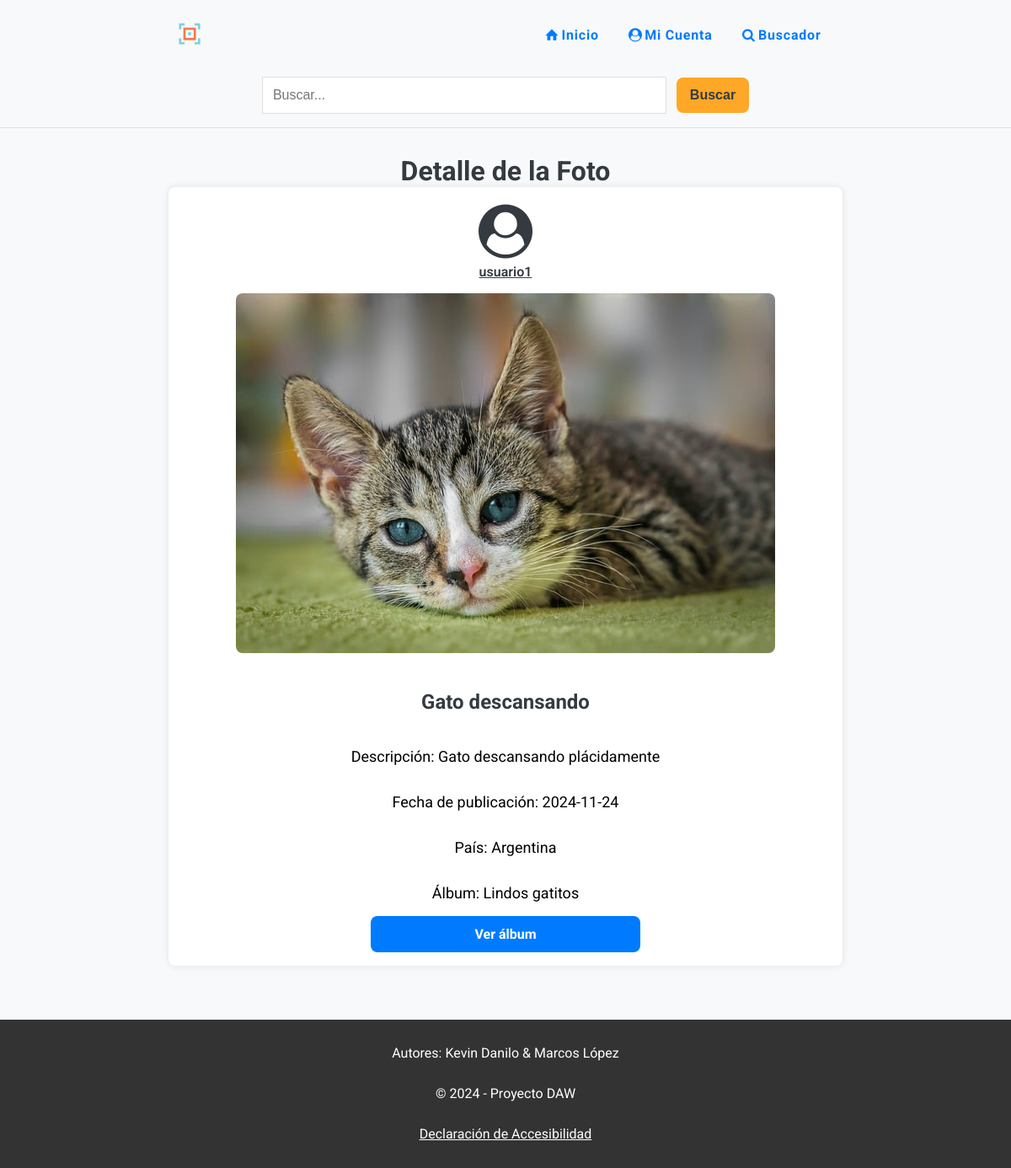
Screenshot of /foto.php?id=7 (signed in) with the database file from the repository.
### tables this page shows
CREATE TABLE `fotos` (
  `idFoto` int(11) NOT NULL,
  `titulo` varchar(255) NOT NULL,
  `descripcion` varchar(500) DEFAULT NULL,
  `fecha` date DEFAULT NULL,
  `pais` int(11) NOT NULL,
  `album` int(11) NOT NULL,
  `fichero` varchar(255) NOT NULL,
  `alternativo` varchar(255) DEFAULT NULL,
  `fRegistro` timestamp NOT NULL DEFAULT current_timestamp() ON UPDATE current_timestamp()
);

CREATE TABLE `usuarios` (
  `idUsuario` int(11) NOT NULL,
  `nomUsuario` varchar(15) NOT NULL,
  `clave` varchar(15) NOT NULL,
  `email` varchar(254) NOT NULL,
  `sexo` smallint(6) DEFAULT NULL,
  `fNacimiento` date DEFAULT NULL,
  `ciudad` varchar(100) DEFAULT NULL,
  `pais` int(11) NOT NULL,
  `foto` varchar(255) DEFAULT NULL,
  `fRegistro` timestamp NOT NULL DEFAULT current_timestamp() ON UPDATE current_timestamp(),
  `estilo` int(11) DEFAULT NULL
);

CREATE TABLE `paises` (
  `idPais` int(11) NOT NULL,
  `nomPais` varchar(100) NOT NULL
);

CREATE TABLE `albumes` (
  `idAlbum` int(11) NOT NULL,
  `titulo` varchar(255) NOT NULL,
  `descripcion` varchar(500) DEFAULT NULL,
  `usuario` int(11) NOT NULL
);

### foto.php (the view, shortened to what this page needs)
<?php
include "inc/html-start.php";
include "inc/cabecera.php";
include "inc/conexion-db.php";
$id = $_GET['id'] ?? null;
$sql = "SELECT
            Fotos.Titulo AS titulo_foto,
            Fotos.Descripcion AS descripcion,
            Fotos.Fecha AS fecha,
            Fotos.Fichero AS fichero,
            Paises.NomPais AS pais,
            Albumes.Titulo AS album,
            Usuarios.NomUsuario AS usuario,
            Usuarios.IdUsuario AS id_usuario,
            Albumes.IdAlbum as idAlbum
        FROM Fotos
        LEFT JOIN Paises ON Fotos.Pais = Paises.IdPais
        LEFT JOIN Albumes ON Fotos.Album = Albumes.IdAlbum
        LEFT JOIN Usuarios ON Albumes.Usuario = Usuarios.IdUsuario
        WHERE Fotos.IdFoto = ?";
$stmt = $conn->prepare($sql);
$stmt->bind_param("i", $id);
$stmt->execute();
$result = $stmt->get_result();
$foto = $result->fetch_assoc();
?>
<main>
  <h1>Detalle de la Foto</h1>
  <article class="container-card">
    <div id="article-account">
      <a href="perfil-usuario.php?id=<?= $foto['id_usuario'] ?>">
        <span id="icon-account" class="icon-user-circle"></span>
        <p><?= htmlspecialchars($foto['usuario'], ENT_QUOTES, 'UTF-8'); ?></p>
      </a>
    </div>
    <img src="fotos/<?= htmlspecialchars($foto['fichero'], ENT_QUOTES, 'UTF-8'); ?>"
      alt="<?= htmlspecialchars($foto['titulo_foto'], ENT_QUOTES, 'UTF-8'); ?>">
    <h2><?= htmlspecialchars($foto['titulo_foto'], ENT_QUOTES, 'UTF-8'); ?></h2>
    <p class="article-p">Descripción: <?= htmlspecialchars($foto['descripcion'], ENT_QUOTES, 'UTF-8'); ?></p>
    <p class="article-p">Fecha de publicación: <?= htmlspecialchars($foto['fecha']); ?></p>
    <p class="article-p">País: <?= htmlspecialchars($foto['pais'], ENT_QUOTES, 'UTF-8'); ?></p>
    <p class="article-p">Álbum: <?= htmlspecialchars($foto['album'], ENT_QUOTES, 'UTF-8'); ?></p>
    <a href="ver-album.php?id=<?= $foto['idAlbum'] ?>" class="btn" style="width: 20em; text-decoration: none;">Ver álbum</a>
  </article>
</main>
<?php
include "inc/pie.php";
include "inc/html-end.php";
?>

### css/styles.css (style rules this page uses)
* { margin: 0; padding: 0; box-sizing: border-box; }
body { min-height: 100dvh; font-family: "Roboto", sans-serif; background-color: var(--background-color); }
img { height: auto; max-width: 100%; }
body>main>h1, h2 { text-align: center; color: var(--text-color); margin: 1em 0; }
.article-p { line-height: 3em; }
#icon-account { font-size: 4em; }
@media screen and (width >=600px) { body>main>h1 { margin: 1em 0 0 0; } }

### css/print.css (style rules this page uses)
* { background-color: var(--color-blanco); color: var(--color-negro); margin: 0; padding: 0; }
body { font-family: Arial, sans-serif; font-size: 12pt; }
a { color: var(--color-azul); text-decoration: underline; }
a::after { content: attr(href); }
img { width: 100%; height: 380px; object-fit: cover; }
p { text-align: left; }
#btn-card-search, .btn { border: 1px solid var(--color-negro); color: var(--color-negro); }

### css/variables.css (style rules this page uses)
:root { --primary-color: #007BFF; --secondary-color: #FFA726; --accent-color: #66BB6A; --background-color: #F8F9FA; --text-color: #343A40; --card-background-color: #ffffff; --image-card-background: #f0f0f5; --hover-primary: #0056b3; --hover-secondary: #e68a00; --shadow-color: rgba(0, 0, 0, .1); --border-color: #E0E0E0; --success-color: #28a745; --error-color: #dc3545; --color-blanco: #ffffff; --color-negro: #000000; --color-azul: #0000ff; --contrast-primary-color: #0A2463; --contrast-hover-primary: #051C47; --dark-background-color: #121212; --dark-primary-color: #6EA8FF; --dark-secondary-color: #FFB74D;; --dark-text-primary: rgba(255, 255, 255, 0.87); --dark-card-background-color: #1E1E1E; --dark-image-card-background: #2A2A2E; --dark-hover-primary: #85B8FF; --dark-hover-secondary: #FFC266; --dark-shadow-color: rgba(255, 255, 255, .1); }

### rows the page displays
fotos: usuarios.nomUsuario "usuario1", fichero (picture), titulo "Gato descansando", descripcion "Gato descansando plácidamente", fecha "2024-11-24", pais.nomPais "Argentina", album.titulo "Lindos gatitos"
